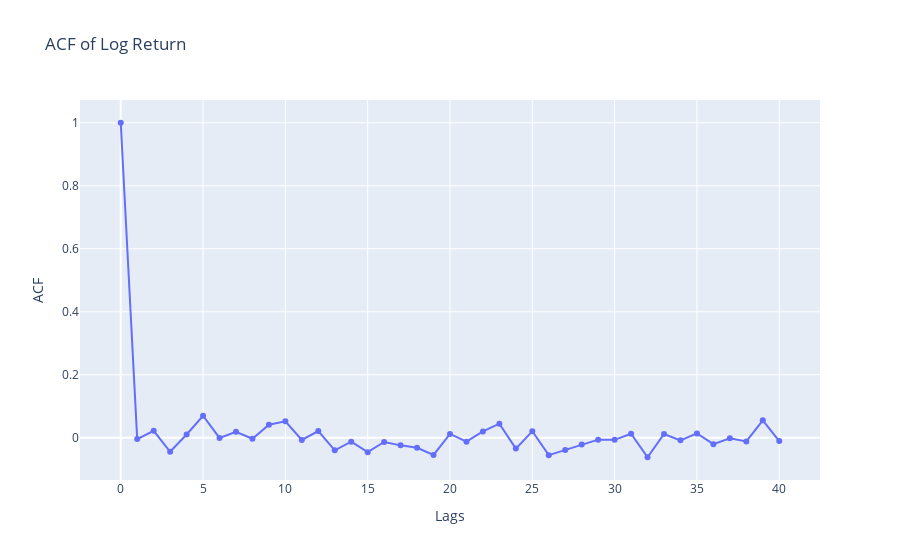
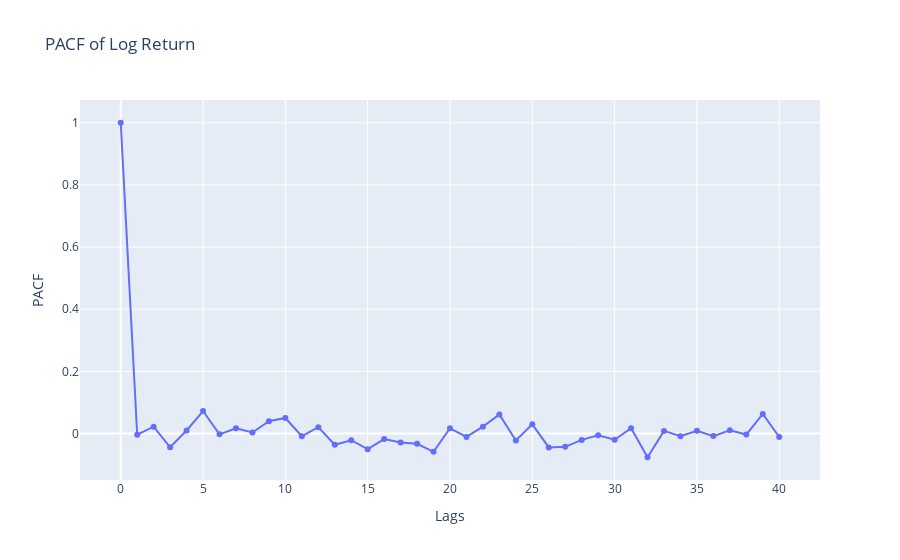

The cell these charts' notebook holds for them, in order:
### Code cell
# Assuming stock_price is your DataFrame and you are plotting the 'Adj Close' column
log_data = stock_price['log_return']

# Compute ACF and PACF values
acf_values = acf(log_data, nlags=40)
pacf_values = pacf(log_data, nlags=40)

# Create ACF plot using plotly.graph_objects
fig_acf = go.Figure()

# ACF Plot
fig_acf.add_trace(go.Scatter(x=np.arange(len(acf_values)), y=acf_values, mode='lines+markers', name='ACF'))
fig_acf.update_layout(title='ACF of Log Return', xaxis_title='Lags', yaxis_title='ACF')

# Show ACF plot
fig_acf.show()

# Create PACF plot using plotly.graph_objects
fig_pacf = go.Figure()

# PACF Plot
fig_pacf.add_trace(go.Scatter(x=np.arange(len(pacf_values)), y=pacf_values, mode='lines+markers', name='PACF'))
fig_pacf.update_layout(title='PACF of Log Return', xaxis_title='Lags', yaxis_title='PACF')

# Show PACF plot
fig_pacf.show()

### Figure 1 — Plotly figure (JSON) as saved in the notebook; plotly's stock layout.template omitted (floating-point values rounded to 4 significant figures)
{"data": [{"mode": "lines+markers", "name": "ACF", "type": "scatter", "x": [0, 1, 2, 3, 4, 5, 6, 7, 8, 9, 10, 11, 12, 13, 14, 15, 16, 17, 18, 19, 20, 21, 22, 23, 24, 25, 26, 27, 28, 29, 30, 31, 32, 33, 34, 35, 36, 37, 38, 39, 40], "y": [1, -0.004095, 0.02197, -0.04439, 0.01044, 0.06982, -0.0006088, 0.01905, -0.003256, 0.04121, 0.05221, -0.006717, 0.02113, -0.03999, -0.01229, -0.04573, -0.01329, -0.02412, -0.03195, -0.05448, 0.01218, -0.01247, 0.02012, 0.04472, -0.03431, 0.0208, -0.05519, -0.03868, -0.02146, -0.006055, -0.006533, 0.01279, -0.06186, 0.01205, -0.008249, 0.0139, -0.02031, -0.001422, -0.01165, 0.05521, -0.01029]}], "layout": {"title": {"text": "ACF of Log Return"}, "xaxis": {"title": {"text": "Lags"}}, "yaxis": {"title": {"text": "ACF"}}}}

### Figure 2 — Plotly figure (JSON) as saved in the notebook; plotly's stock layout.template omitted (floating-point values rounded to 4 significant figures)
{"data": [{"mode": "lines+markers", "name": "PACF", "type": "scatter", "x": [0, 1, 2, 3, 4, 5, 6, 7, 8, 9, 10, 11, 12, 13, 14, 15, 16, 17, 18, 19, 20, 21, 22, 23, 24, 25, 26, 27, 28, 29, 30, 31, 32, 33, 34, 35, 36, 37, 38, 39, 40], "y": [1, -0.004099, 0.02199, -0.04434, 0.0097, 0.07229, -0.002623, 0.01687, 0.00327, 0.03936, 0.05001, -0.008487, 0.02034, -0.03627, -0.0216, -0.05037, -0.01787, -0.02861, -0.03302, -0.05897, 0.0169, -0.01117, 0.02204, 0.06115, -0.02256, 0.02957, -0.0447, -0.04296, -0.02064, -0.005509, -0.0201, 0.01716, -0.07643, 0.008312, -0.008909, 0.008847, -0.008408, 0.01016, -0.003343, 0.06278, -0.01128]}], "layout": {"title": {"text": "PACF of Log Return"}, "xaxis": {"title": {"text": "Lags"}}, "yaxis": {"title": {"text": "PACF"}}}}
